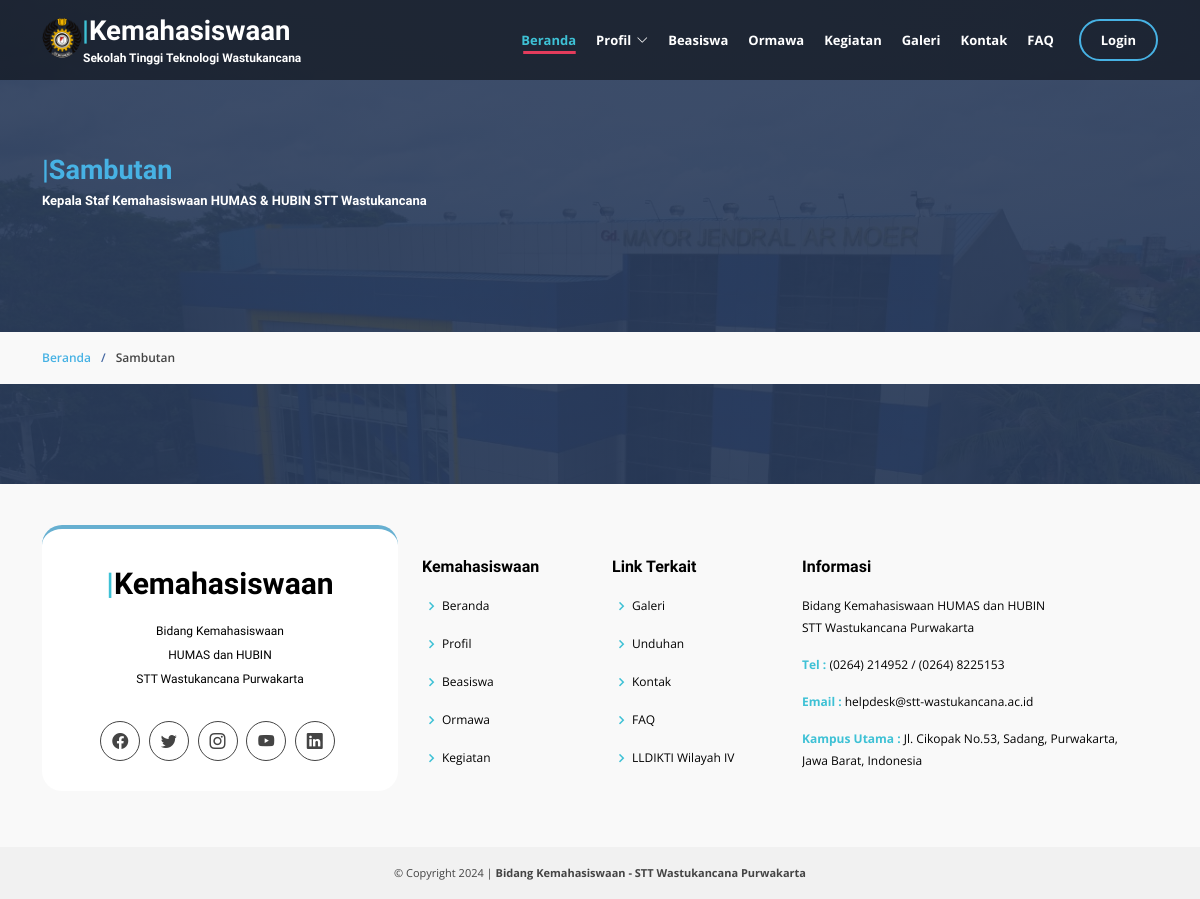
The page /index.php/sambutan on the database as committed earlier.
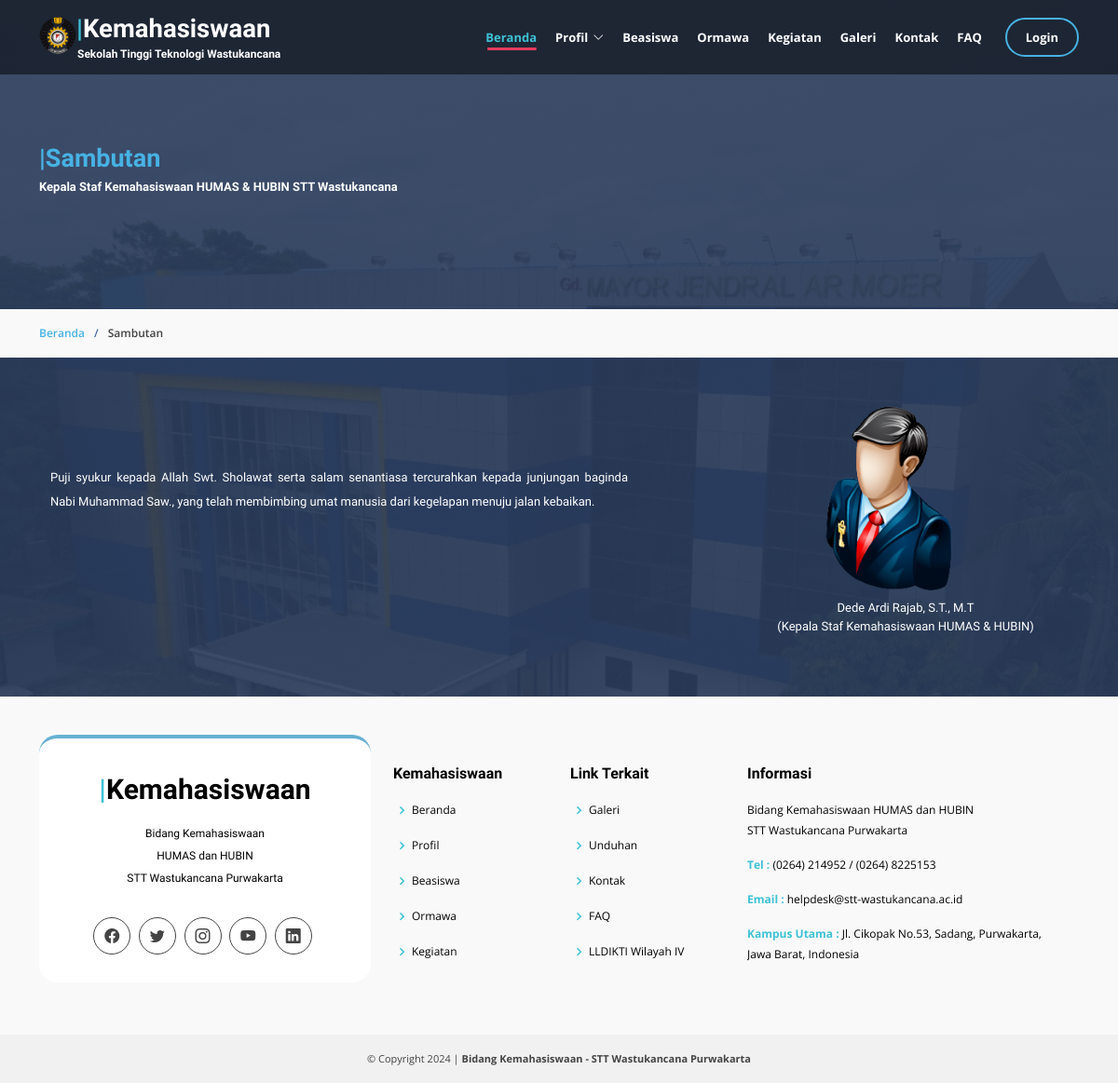
The same page on the database as committed later.
### tables this page shows
CREATE TABLE `sambutan` (
  `id_sambutan` int(11) NOT NULL,
  `nama` varchar(100) NOT NULL,
  `sambutan` text NOT NULL,
  `foto` varchar(255) NOT NULL,
  `tanggal` timestamp NOT NULL DEFAULT current_timestamp() ON UPDATE current_timestamp()
);

### application/controllers/Sambutan.php (called while the page is built, shortened)
<?php
class Sambutan extends CI_Controller {
	function __construct() {
        $this->load->model('m_post');
    }
	public function index()
	{
		$data['sambutan']=$this->m_post->get_data_sambutan_post();
		$this->load->view('profil/v_sambutan', $data);
	}
}

### index.php (called while the page is built, shortened)
<?php
require_once BASEPATH.'core/CodeIgniter.php';

### application/models/m_post.php (called while the page is built, shortened)
<?php
class M_post extends CI_Model{
	public function get_data_sambutan_post()
	{
		$data=$this->db->query("SELECT id_sambutan,nama,sambutan,foto,tanggal AS tanggal,foto,sambutan,nama FROM sambutan ORDER BY id_sambutan DESC limit 1");
		return $data;
	}
}
?>

### application/views/profil/v_sambutan.php (the view, shortened to what this page needs)
?><!DOCTYPE html>
<html lang="en">
<head>
  <?php $this->load->view('layout/v_script');?>
</head>
<body>
  <?php $this->load->view('layout/v_header');?>
    <section id="cta" class="cta">
      <div class="container" data-aos="zoom-in">
        <div class="row">
          <div class="col-lg-9 text-center text-lg-start">
            <h2><a href="#"><span>|</span>Sambutan</a></h2>
            <h3>Kepala Staf Kemahasiswaan HUMAS & HUBIN STT Wastukancana</h3>
          </div>
        </div>
      </div>
    </section>
    <section id="breadcrumbs" class="breadcrumbs">
      <div class="container"  data-aos="zoom-in">
        <ol>
          <li><a href="<?php echo base_url().'beranda'?>">Beranda</a></li>
          <li>Sambutan</li>
        </ol>
      </div>
    </section>
    <section id="ctaa" class="ctaa">
      <div class="container" data-aos="zoom-in">
        <?php
          foreach ($sambutan->result_array() as $s) :
            $sambutan_nama=$s['nama'];
            $sambutan_isi=$s['sambutan'];
            $sambutan_foto=$s['foto'];
        ?>
        <div class="container">
          <div class="row">
            <div class="col-lg-8 pt-5 pt-lg-0 order-2 order-lg-1 d-flex flex-column justify-content-center" data-aos="fade-up" data-aos-delay="400">
              <h5><?php echo $sambutan_isi;?></h5>
            </div>
            <div class="col-lg-4 order-1 order-lg-2 hero-img" data-aos="fade-left" data-aos-delay="200">
              <img src="<?php echo base_url().'theme/assets/img/hero/'.$sambutan_foto;?>" class="img-fluid animated" alt="">
              <h6><?php echo $sambutan_nama;?>
              <br>(Kepala Staf Kemahasiswaan HUMAS & HUBIN)</h6>
            </div>
          </div>
        </div>
      <?php endforeach;?>
      </div>
    </section>
<?php $this->load->view('layout/v_footer');?>
</body>
</html>

### application/views/layout/v_script.php (shortened to what this page needs)
<link href="<?php echo base_url().'theme/assets/vendor/animate.css/animate.min.css'?>" rel="stylesheet">
  <link href="<?php echo base_url().'theme/assets/vendor/aos/aos.css'?>" rel="stylesheet">
<link href="<?php echo base_url().'theme/assets/vendor/bootstrap/css/bootstrap.min.css'?>" rel="stylesheet">
<link href="<?php echo base_url().'theme/assets/vendor/bootstrap-icons/bootstrap-icons.css'?>" rel="stylesheet">
<link href="<?php echo base_url().'theme/assets/vendor/boxicons/css/boxicons.min.css'?>" rel="stylesheet">
<link href="<?php echo base_url().'theme/assets/vendor/glightbox/css/glightbox.min.css'?>" rel="stylesheet">
  <link href="<?php echo base_url().'theme/assets/vendor/remixicon/remixicon.css'?>" rel="stylesheet">
<link href="<?php echo base_url().'theme/assets/vendor/swiper/swiper-bundle.min.css'?>" rel="stylesheet">
<link href="<?php echo base_url().'theme/assets/css/variables.css'?>" rel="stylesheet">
<link href="<?php echo base_url().'theme/assets/css/style.css'?>" rel="stylesheet">
<link href="<?php echo base_url().'theme/assets/css/style1.css'?>" rel="stylesheet">
<link href="<?php echo base_url().'theme/assets/css/style-front.css'?>" rel="stylesheet">

### application/views/layout/v_header.php (shortened to what this page needs)
<header id="header" class="fixed-top d-flex align-items-center">
  <div class="container d-flex justify-content-between">
    <div class="logo">
      <h1><a href="<?php echo base_url().''?>"><img src ="<?php echo base_url().'theme/assets/img/hero/logo-navbar.png'?>"><span>|</span>Kemahasiswaan</h1>
      <h4>Sekolah Tinggi Teknologi Wastukancana</h4></a>
    </div>
    <nav id="navbar" class="navbar">
      <ul>
        <li><a class="nav-link scrollto active" href="<?php echo base_url().'beranda'?>">Beranda</a></li>
        <li class="dropdown"><a href="#"><span>Profil</span> <i class="bi bi-chevron-down"></i></a>
        </li>
        <li><a href="<?php echo base_url().'beasiswa'?>" target='_blank'>Beasiswa</a></li>
        <li><a href="" onClick="alert('Comingsoon!')">Ormawa</a></li>
        <li><a href="<?php echo base_url().'kegiatan'?>">Kegiatan</a></li>
        <li><a href="<?php echo base_url().'galeri'?>">Galeri</a></li>
        <li><a href="<?php echo base_url().'kontak'?>">Kontak</a></li>
        <li><a href="<?php echo base_url().'faq'?>">FAQ</a></li>
        <li><a href="<?php echo base_url().'pengguna'?>" class="getstarted" >Login</a></li>
      </ul>
    </nav>
  </div>
</header>

### application/views/layout/v_footer.php
<footer>
  <div class="footer-area">
    <div class="container">
      <div class="row">
        <div class="col-md-4">
          <div class="footer-info">
            <div class="footer-content">
              <div class="footer-head">
                <div class="footer-logo">
                  <h2><span>|</span>Kemahasiswaan</h2>
                </div>
                <p>Bidang Kemahasiswaan
                <br>HUMAS dan HUBIN</p>
                <p>STT Wastukancana Purwakarta</p>
                <div class="footer-icons">
                  <ul>
                    <li>
                      <a href="https://www.facebook.com/" target="_blank"><i class="bi bi-facebook"></i></a>
                    </li>
                    <li>
                      <a href="https://twitter.com/" target="_blank"><i class="bi bi-twitter"></i></a>
                    </li>
                    <li>
                      <a href="https://www.instagram.com/" target="_blank"><i class="bi bi-instagram"></i></a>
                    </li>
                    <li>
                      <a href="https://www.youtube.com/" target="_blank"><i class="bi bi-youtube"></i></a>
                    </li>
                    <li>
                      <a href="https://www.linkedin.com/" target="_blank"><i class="bi bi-linkedin"></i></a>
                    </li>
                  </ul>
                </div>
              </div>
            </div>
          </div>
        </div>
        <div class="col-md-2">
          <div class="footer-links">
            <h4>Kemahasiswaan</h4>
            <ul>
              <li><i class="bx bx-chevron-right"></i> <a href="#">Beranda</a></li>
              <li><i class="bx bx-chevron-right"></i> <a href="#">Profil</a></li>
              <li><i class="bx bx-chevron-right"></i> <a href="#">Beasiswa</a></li>
              <li><i class="bx bx-chevron-right"></i> <a href="#">Ormawa</a></li>
              <li><i class="bx bx-chevron-right"></i> <a href="#">Kegiatan</a></li>
            </ul>
          </div>
         </div>
        <div class="col-md-2">
          <div class="footer-links">
            <h4>Link Terkait</h4>
            <ul>
              <li><i class="bx bx-chevron-right"></i> <a href="#">Galeri</a></li>
              <li><i class="bx bx-chevron-right"></i> <a href="#">Unduhan</a></li>
              <li><i class="bx bx-chevron-right"></i> <a href="#">Kontak</a></li>
              <li><i class="bx bx-chevron-right"></i> <a href="#">FAQ</a></li>
              <li><i class="bx bx-chevron-right"></i> <a href="#">LLDIKTI Wilayah IV</a></li>
            </ul>
          </div>
        </div>
        <div class="col-md-4">
          <div class="footer-content">
            <div class="footer-head">
              <h4>Informasi</h4>
              <p>
                Bidang Kemahasiswaan HUMAS dan HUBIN
                <br>STT Wastukancana Purwakarta</p>
              <div class="footer-contacts">
                <p><span>Tel :</span> (0264) 214952 / (0264) 8225153</p>
                <p><span>Email :</span> helpdesk@stt-wastukancana.ac.id</p>
                <p><span>Kampus Utama :</span> Jl. Cikopak No.53, Sadang, Purwakarta,
                <br>Jawa Barat, Indonesia</p>
              </div>
            </div>
          </div>
        </div>
      </div>
    </div>
  </div>
  <div class="footer-area-bottom">
    <div class="container">
      <div class="row">
        <div class="col-md-12 col-sm-12 col-xs-12">
          <div class="copyright text-center">
            <p>
              &copy; Copyright <?php echo date('Y')?> | <strong>Bidang Kemahasiswaan - STT Wastukancana Purwakarta</strong>
            </p>
          </div>
        </div>
      </div>
    </div>
  </div>
</footer>

### theme/assets/css/variables.css (style rules this page uses)
:root { --font-default: 'Open Sans', system-ui, -apple-system, "Segoe UI", Roboto, "Helvetica Neue", Arial, "Noto Sans", "Liberation Sans", sans-serif, "Apple Color Emoji", "Segoe UI Emoji", "Segoe UI Symbol", "Noto Color Emoji"; --font-primary: 'Source Sans Pro', sans-serif; --font-secondary: 'Poppins', sans-serif; --color-default: #1a1f24; --color-default-rgb: 26, 31, 36; --color-links: #0ea2bd; --color-links-hover: #1ec3e0; --color-primary: #0ea2bd; --color-primary-light: #1ec3e0; --color-primary-dark: #0189a1; --color-primary-rgb: 14, 162, 189; --color-primary-light-rgb: 30, 195, 224; --color-primary-dark-rgb: 1, 137, 161; --color-secondary: #485664; --color-secondary-light: #8f9fae; --color-secondary-dark: #3a4753; --color-secondary-rgb: 72, 86, 100; --color-secondary-light-rgb: 143, 159, 174; --color-secondary-dark-rgb: 58, 71, 83; --color-blue: #0d6efd; --color-blue-rgb: 13, 110, 253; --color-indigo: #6610f2; --color-indigo-rgb: 102, 16, 242; --color-purple: #6f42c1; --color-purple-rgb: 111, 66, 193; --color-pink: #f3268c; --color-pink-rgb: 243, 38, 140; --color-red: #df1529; --color-red-rgb: 223, 21, 4; --color-orange: #fd7e14; --color-orange-rgb: 253, 126, 20; --color-yellow: #ffc107; --color-yellow-rgb: 255, 193, 7; --color-green: #059652; --color-green-rgb: 5, 150, 82; --color-teal: #20c997; --color-teal-rgb: 32, 201, 151; --color-cyan: #0dcaf0; --color-cyan-rgb: 13, 202, 240; --color-white: #ffffff; --color-white-rgb: 255, 255, 255; --color-gray: #6c757d; --color-gray-rgb: 108, 117, 125; --color-black: #000000; --color-black-rgb: 0, 0, 0; }
:root { --bs-blue: var(--color-blue); --bs-indigo: var(--color-indigo); --bs-purple: var(--color-purple); --bs-pink: var(--color-pink); --bs-red: var(--color-red); --bs-orange: var(--color-orange); --bs-yellow: var(--color-yellow); --bs-green: var(--color-green); --bs-teal: var(--color-teal); --bs-cyan: var(--color-cyan); --bs-white: var(--color-white); --bs-gray: var(--color-gray); --bs-gray-dark: #343a40; --bs-gray-100: #f8f9fa; --bs-gray-200: #e9ecef; --bs-gray-300: #dee2e6; --bs-gray-400: #ced4da; --bs-gray-500: #adb5bd; --bs-gray-600: #6c757d; --bs-gray-700: #495057; --bs-gray-800: #343a40; --bs-gray-900: #212529; --bs-primary: var(--color-blue); --bs-secondary: var(--color-blue); --bs-success: #198754; --bs-info: #0dcaf0; --bs-warning: #ffc107; --bs-danger: #dc3545; --bs-light: #f8f9fa; --bs-dark: #212529; --bs-primary-rgb: var(--color-primary-rgb); --bs-secondary-rgb: var(--color-secondary-rgb); --bs-success-rgb: 25, 135, 84; --bs-info-rgb: 13, 202, 240; --bs-warning-rgb: 255, 193, 7; --bs-danger-rgb: 220, 53, 69; --bs-light-rgb: 248, 249, 250; --bs-dark-rgb: 33, 37, 41; --bs-white-rgb: var(--color-white-rgb); --bs-black-rgb: var(--color-black-rgb); --bs-body-color-rgb: var(--color-default-rgb); --bs-body-bg-rgb: 255, 255, 255; --bs-font-sans-serif: var(--font-default); --bs-font-monospace: SFMono-Regular, Menlo, Monaco, Consolas, "Liberation Mono", "Courier New", monospace; --bs-gradient: linear-gradient(180deg, rgba(255, 255, 255, 0.15), rgba(255, 255, 255, 0)); --bs-body-font-family: var(--font-default); --bs-body-font-size: 1rem; --bs-body-font-weight: 400; --bs-body-line-height: 1.5; --bs-body-color: var(--color-default); --bs-body-bg: #fff; }

Rows that differ between the two databases and show on the page:
added sambutan: sambutan "Puji syukur kepada Allah Swt. Sholawat serta salam senantiasa tercurahkan kepada junjungan baginda Nabi Muhammad Saw., yang telah membimbing umat manusia dari kegelapan menuju jalan kebaikan.", foto (picture), nama "Dede Ardi Rajab, S.T., M.T"
